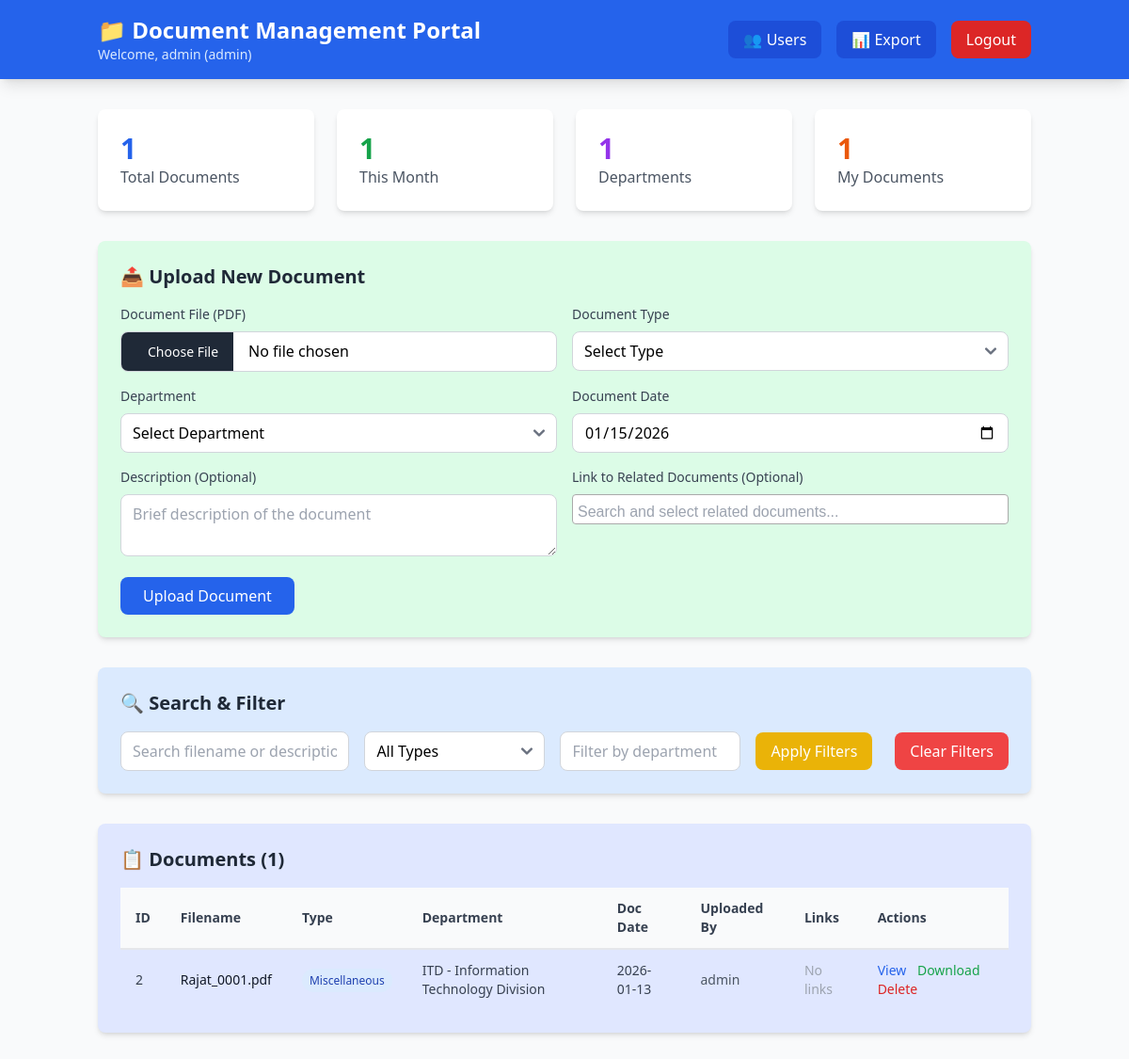
Page / (signed in) on the earlier database version.
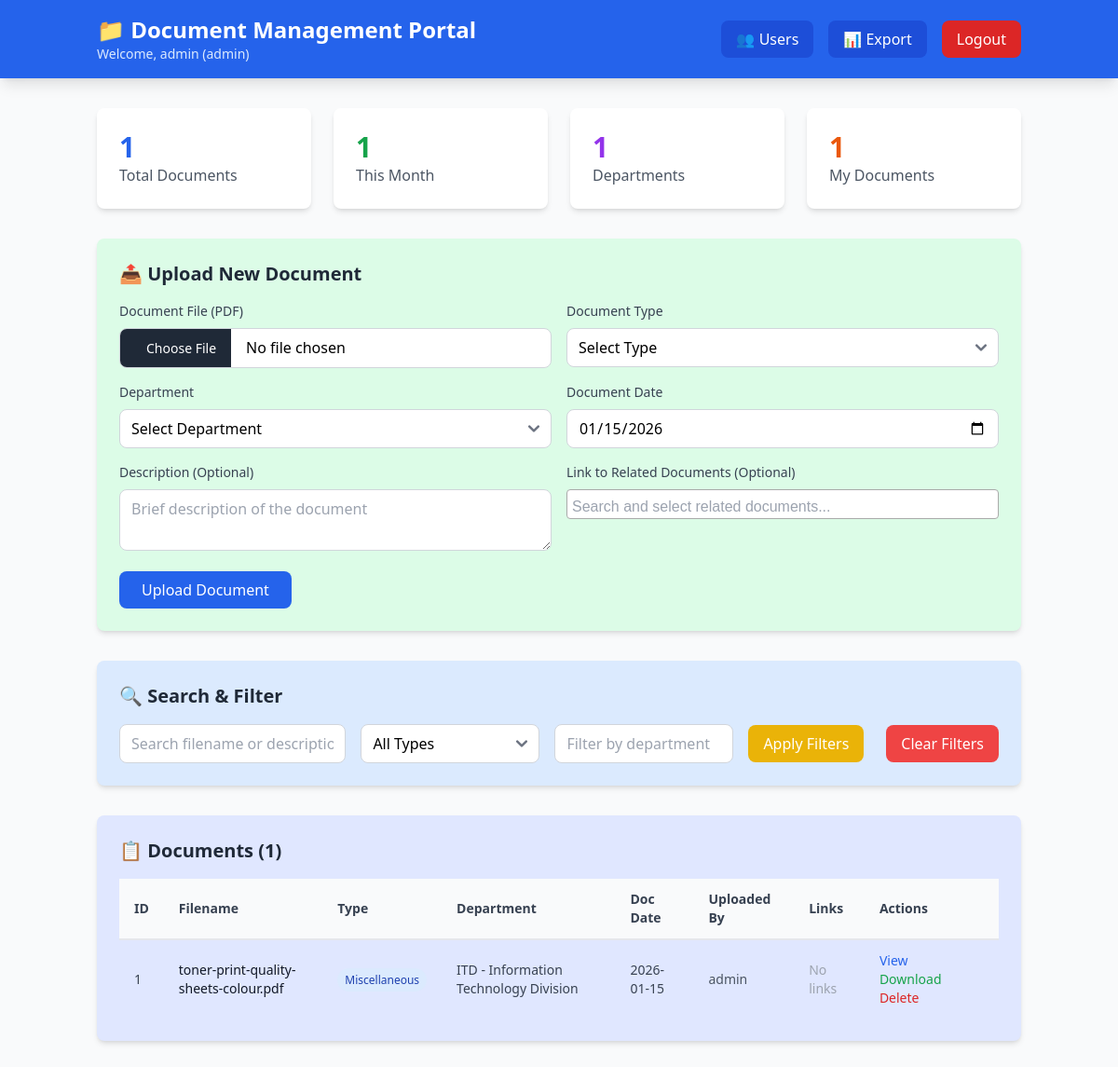
Same page on the later database version.
### app.py (models this page shows)
class User(UserMixin, db.Model):
    id = db.Column(db.Integer, primary_key=True)
    username = db.Column(db.String(80), unique=True, nullable=False)
    password_hash = db.Column(db.String(255), nullable=False)
    role = db.Column(db.String(20), nullable=False, default='user')  # admin, user
    department = db.Column(db.String(100))
    created_at = db.Column(db.DateTime, default=datetime.utcnow)

class Document(db.Model):
    id = db.Column(db.Integer, primary_key=True)
    filename = db.Column(db.String(255), nullable=False)
    original_filename = db.Column(db.String(255), nullable=False)
    doc_type = db.Column(db.String(50), nullable=False)
    department = db.Column(db.String(100), nullable=False)
    doc_date = db.Column(db.Date, nullable=False)
    upload_date = db.Column(db.DateTime, default=datetime.utcnow)
    description = db.Column(db.Text)
    uploaded_by = db.Column(db.Integer, db.ForeignKey('user.id'))
    uploader = db.relationship('User', backref='documents')
    linked_from = db.relationship('DocumentLink', foreign_keys='DocumentLink.target_doc_id', backref='target_document')
    linked_to = db.relationship('DocumentLink', foreign_keys='DocumentLink.source_doc_id', backref='source_document')

### app.py (the view)
@app.route('/')
@login_required
def index():
    search = request.args.get('search', '')
    doc_type = request.args.get('doc_type', '')
    department = request.args.get('department', '')
    query = Document.query
    if search:
        query = query.filter(
            (Document.original_filename.contains(search)) |
            (Document.description.contains(search))
        )
    if doc_type:
        query = query.filter(Document.doc_type == doc_type)
    if department:
        query = query.filter(Document.department.contains(department))
    documents = query.order_by(Document.upload_date.desc()).all()
    all_documents = Document.query.order_by(Document.upload_date.desc()).all()
    total_docs = Document.query.count()
    this_month = Document.query.filter(
        db.func.strftime('%Y-%m', Document.doc_date) == datetime.now().strftime('%Y-%m')
    ).count()
    departments = db.session.query(Document.department).distinct().count()
    my_docs = Document.query.filter_by(uploaded_by=current_user.id).count()
    stats = {
        'total': total_docs,
        'this_month': this_month,
        'departments': departments,
        'my_docs': my_docs
    }
    today_date = datetime.now().date()
    return render_template("MAIN_TEMPLATE.html", documents=documents, stats=stats, all_documents=all_documents, today_date=today_date)

### app.py (called while the page is built)
@login_manager.user_loader
def load_user(user_id):
    return User.query.get(int(user_id))

### templates/MAIN_TEMPLATE.html (shortened to what this page needs)
<!DOCTYPE html>
<html lang="en">
<head>
    <script src="https://cdn.tailwindcss.com"></script>
    <link href="https://cdn.jsdelivr.net/npm/flowbite@2.5.2/dist/flowbite.min.css" rel="stylesheet" />
    <link href="https://cdn.jsdelivr.net/npm/select2@4.1.0-rc.0/dist/css/select2.min.css" rel="stylesheet" />
    <link rel="stylesheet" href="https://cdn.jsdelivr.net/npm/sweetalert2@11/dist/sweetalert2.min.css">
</head>
<body class="bg-gray-50">
    <nav class="bg-blue-600 text-white shadow-lg">
        <div class="container mx-auto px-4 py-4 flex justify-between items-center">
            <div>
                <h1 class="text-2xl font-bold">📁 Document Management Portal</h1>
                <p class="text-blue-100 text-sm">Welcome, {{ current_user.username }} ({{ current_user.role }})</p>
            </div>
            <div class="flex gap-4">
                {% if current_user.role == 'admin' %}
                <a href="{{ url_for('users') }}" class="px-4 py-2 bg-blue-700 rounded-lg hover:bg-blue-800 transition">
                    👥 Users
                </a>
                {% endif %}
                <a href="{{ url_for('export_csv') }}" class="px-4 py-2 bg-blue-700 rounded-lg hover:bg-blue-800 transition">
                    📊 Export
                </a>
                <a href="{{ url_for('logout') }}" class="px-4 py-2 bg-red-600 rounded-lg hover:bg-red-700 transition">
                    Logout
                </a>
            </div>
        </div>
    </nav>
    <div class="container mx-auto px-4 py-8">
        <div class="grid md:grid-cols-4 gap-6 mb-8">
            <div class="bg-white p-6 rounded-lg shadow-md">
                <div class="text-3xl font-bold text-blue-600">{{ stats.total }}</div>
                <div class="text-gray-600">Total Documents</div>
            </div>
            <div class="bg-white p-6 rounded-lg shadow-md">
                <div class="text-3xl font-bold text-green-600">{{ stats.this_month }}</div>
                <div class="text-gray-600">This Month</div>
            </div>
            <div class="bg-white p-6 rounded-lg shadow-md">
                <div class="text-3xl font-bold text-purple-600">{{ stats.departments }}</div>
                <div class="text-gray-600">Departments</div>
            </div>
            <div class="bg-white p-6 rounded-lg shadow-md">
                <div class="text-3xl font-bold text-orange-600">{{ stats.my_docs }}</div>
                <div class="text-gray-600">My Documents</div>
            </div>
        </div>
        <div class="bg-green-100 rounded-lg shadow-md p-6 mb-8">
            <h2 class="text-xl font-semibold mb-4 text-gray-800">📤 Upload New Document</h2>
            <form id="uploadForm" method="POST" enctype="multipart/form-data" action="{{ url_for('upload') }}">
                <div class="grid md:grid-cols-2 gap-4">
                    <div>
                        <label class="block text-sm font-medium text-gray-700 mb-2">Document File (PDF)</label>
                        <input type="file" name="file" accept=".pdf" required
                               class="w-full px-3 border border-gray-300 bg-white rounded-lg focus:ring-2 focus:ring-blue-500 focus:border-transparent">
                    </div>
                    <div>
                        <label class="block text-sm font-medium text-gray-700 mb-2">Document Type</label>
                        <select name="doc_type" required
                                class="w-full px-3 py-2 border border-gray-300 rounded-lg focus:ring-2 focus:ring-blue-500">
                            <option class='bg-gray-100' value="">Select Type</option>
                        </select>
                    </div>
                    <div>
                        <label class="block text-sm font-medium text-gray-700 mb-2">Department</label>
                        <select name="department" required
                                class="w-full px-3 py-2 border border-gray-300 rounded-lg focus:ring-2 focus:ring-blue-500">
                            <option value="">Select Department</option>
                        </select>
                    </div>
                    <div>
                        <label class="block text-sm font-medium text-gray-700 mb-2">Document Date</label>
                        <input type="date" name="doc_date" value="{{ today_date.strftime('%Y-%m-%d') }}" required
                               class="w-full px-3 py-2 border border-gray-300 rounded-lg focus:ring-2 focus:ring-blue-500">
                    </div>
                    <div class="md:col-span-1">
                        <label class="block text-sm font-medium text-gray-700 mb-2">Description (Optional)</label>
                        <textarea name="description" rows="2"
                                  class="w-full px-3 py-2 border border-gray-300 rounded-lg focus:ring-2 focus:ring-blue-500"
                                  placeholder="Brief description of the document"></textarea>
                    </div>
                    <div class="md:col-span-1">
                        <label class="block text-sm font-medium text-gray-700 mb-2">Link to Related Documents (Optional)</label>
                    </div>
                </div>
                <button type="submit"
                        class="mt-4 bg-blue-600 text-white px-6 py-2 rounded-lg hover:bg-blue-700 transition font-medium">
                    Upload Document
                </button>
            </form>
        </div>
        <div class="bg-blue-100 rounded-lg shadow-md p-6 mb-8">
            <h2 class="text-xl font-semibold mb-4 text-gray-800">🔍 Search & Filter</h2>
            <form method="GET" action="{{ url_for('index') }}" class="flex flex-wrap items-center gap-4">
                <input type="text" name="search" value="{{ request.args.get('search', '') }}"
                       placeholder="Search filename or description"
                       class="flex-1 min-w-[220px] px-3 py-2 border border-gray-300 rounded-lg focus:ring-2 focus:ring-blue-500">
                <select name="doc_type"
                        class="w-48 px-3 py-2 border border-gray-300 rounded-lg focus:ring-2 focus:ring-blue-500">
                    <option value="">All Types</option>
                </select>
                  <input type="text" name="department" value="{{ request.args.get('department', '') }}"
                      placeholder="Filter by department"
                      class="w-48 px-3 py-2 border border-gray-300 rounded-lg focus:ring-2 focus:ring-blue-500">
                <button type="submit"
                        class="bg-yellow-500 text-white px-4 py-2 rounded-lg hover:bg-yellow-600 transition">
                    Apply Filters
                </button>
                <button type="button" onclick="clearFilters()"
                        class="bg-red-500 text-white px-4 py-2 rounded-lg hover:bg-red-600 transition ml-2">
                    Clear Filters
                </button>
            </form>
        </div>
        <div class="bg-indigo-100 rounded-lg shadow-md p-6">
            <h2 class="text-xl font-semibold mb-4 text-gray-800">📋 Documents ({{ documents|length }})</h2>
            <div class="overflow-x-auto">
                <table class="w-full">
                    <thead class="bg-gray-50 border-b-2 border-gray-200">
                        <tr>
                            <th class="px-4 py-3 text-left text-sm font-semibold text-gray-700">ID</th>
                            <th class="px-4 py-3 text-left text-sm font-semibold text-gray-700">Filename</th>
                            <th class="px-4 py-3 text-left text-sm font-semibold text-gray-700">Type</th>
                            <th class="px-4 py-3 text-left text-sm font-semibold text-gray-700">Department</th>
                            <th class="px-4 py-3 text-left text-sm font-semibold text-gray-700">Doc Date</th>
                            <th class="px-4 py-3 text-left text-sm font-semibold text-gray-700">Uploaded By</th>
                            <th class="px-4 py-3 text-left text-sm font-semibold text-gray-700">Links</th>
                            <th class="px-4 py-3 text-left text-sm font-semibold text-gray-700">Actions</th>
                        </tr>
                    </thead>
                    <tbody class="divide-y divide-gray-200">
                        {% for doc in documents %}
                        <tr class="hover:bg-gray-50">
                            <td class="px-4 py-3 text-sm text-gray-700">{{ doc.id }}</td>
                            <td class="px-4 py-3 text-sm">
                                <div class="font-medium text-gray-900">{{ doc.original_filename }}</div>
                            </td>
                            <td class="px-4 py-3 text-sm">
                                <span class="px-2 py-1 bg-blue-100 text-blue-800 rounded-full text-xs font-medium">
                                    {{ doc.doc_type }}
                                </span>
                            </td>
                            <td class="px-4 py-3 text-sm text-gray-700">{{ doc.department }}</td>
                            <td class="px-4 py-3 text-sm text-gray-700">{{ doc.doc_date.strftime('%Y-%m-%d') }}</td>
                            <td class="px-4 py-3 text-sm text-gray-600">{{ doc.uploader.username if doc.uploader else 'N/A' }}</td>
                            <td class="px-4 py-3 text-sm">
                                {% set link_count = doc.linked_to|length + doc.linked_from|length %}
                                {% if link_count > 0 %}
                                <a href="{{ url_for('view_document', doc_id=doc.id) }}"
                                   class="text-purple-600 hover:text-purple-800 font-medium">
                                    🔗 {{ link_count }} link(s)
                                </a>
                                {% else %}
                                <span class="text-gray-400">No links</span>
                                {% endif %}
                            </td>
                            <td class="px-4 py-3 text-sm">
                                <a href="{{ url_for('view_document', doc_id=doc.id) }}"
                                   class="text-blue-600 hover:text-blue-800 font-medium mr-2">View</a>
                                <a href="{{ url_for('download', doc_id=doc.id) }}"
                                   class="text-green-600 hover:text-green-800 font-medium mr-2">Download</a>
                                {% if current_user.role == 'admin' or doc.uploaded_by == current_user.id %}
                                <a href="{{ url_for('delete', doc_id=doc.id) }}"
                                   onclick="return confirm('Are you sure you want to delete this document?')"
                                   class="text-red-600 hover:text-red-800 font-medium">Delete</a>
                                {% endif %}
                            </td>
                        </tr>
                        {% else %}
                        <tr>
                            <td colspan="8" class="px-4 py-8 text-center text-gray-500">
                                No documents found. Upload your first document above!
                            </td>
                        </tr>
                        {% endfor %}
                    </tbody>
                </table>
            </div>
        </div>
    </div>
</body>
</html>

Differences in the rows shown:
removed Document: id "2", original_filename "Rajat_0001.pdf", doc_type "Miscellaneous", department "ITD - Information Technology Division", doc_date "2026-01-13", uploader "admin"
added Document: id "1", original_filename "toner-print-quality-sheets-colour.pdf", doc_type "Miscellaneous", department "ITD - Information Technology Division", doc_date "2026-01-15", uploader "admin"
